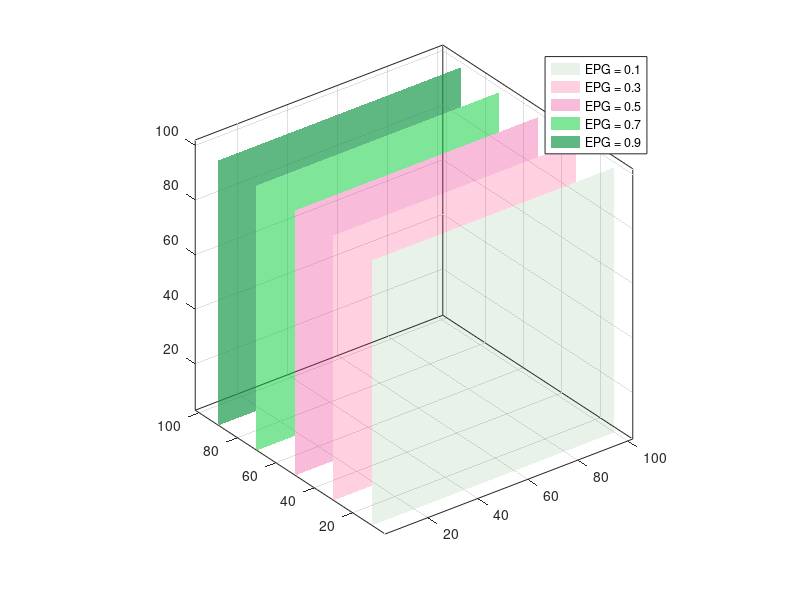

Reproduce this figure in MATLAB.
% test loop for variable number of isosurfaces

EPG = zeros([100,100,100]);
    EPG(1:10,:,:) = 0.1;
    EPG(11:20,:,:) = 0.2;
    EPG(21:30,:,:) = 0.3;
    EPG(31:40,:,:) = 0.4;
    EPG(41:50,:,:) = 0.5;
    EPG(51:60,:,:) = 0.6;
    EPG(61:70,:,:) = 0.7;
    EPG(71:80,:,:) = 0.8;
    EPG(81:90,:,:) = 0.9;
    EPG(91:100,:,:) = 1.0;
    
isoEPG = [0.1,0.3,0.5,0.7 0.9];
colEPG = [0.1 0.5 0.1;
          1.0 0.1 0.4;
          0.9 0.1 0.5;
          0.0 0.8 0.2
          0.1 0.6 0.3];
trnEPG = [0.1,0.2,0.3,0.5 0.7];

fig = figure('Name','testing3D_newgraphics','visible','on');
    hold on
    view(3)
    axis equal
    axis([3,102,3,102,3,102])
    grid on
    box on
    
% test initialize legend
names = cell(1,length(isoEPG));
for j = 1:length(isoEPG)
    names{j} = sprintf('EPG = %d',isoEPG(j));
end

% add variable number of isosurfaces
for i = 1:length(isoEPG)
    surf(i) = patch(isosurface(EPG,isoEPG(i)));
    set(surf(i),'FaceColor',colEPG(i,:),'EdgeColor','none','FaceAlpha',trnEPG(i))
    hold on
end
legend(names)